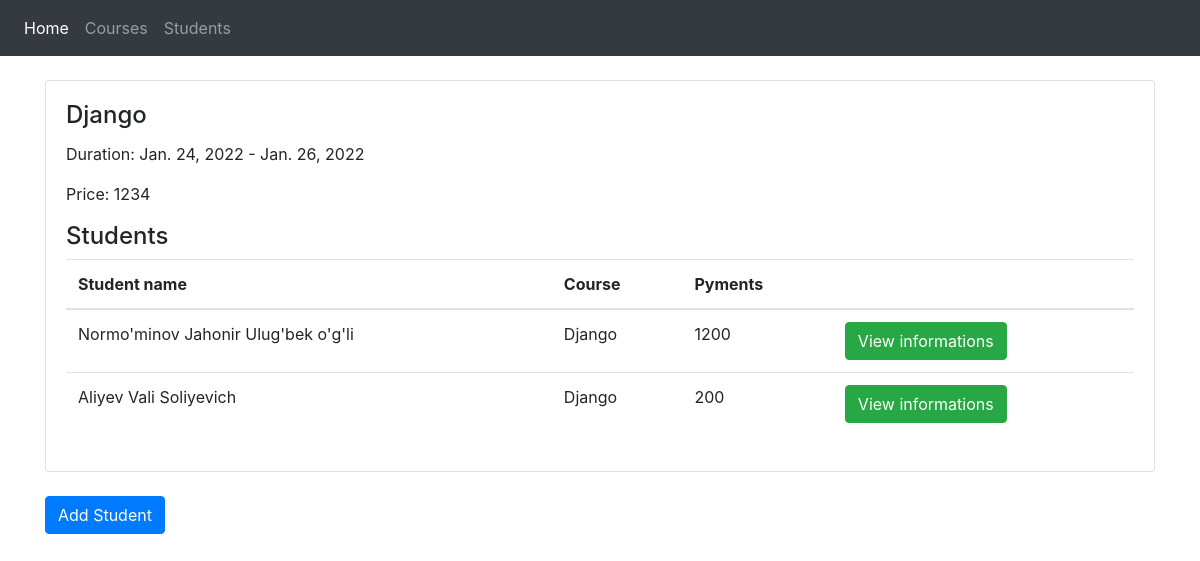
/course/2, run on the app's committed database.
### academybot/models.py (models this page shows, shortened)
class Courses(models.Model):
    course_name = models.CharField(max_length=250, null=True)
    course_price = models.IntegerField()
    begin_date = models.DateField(auto_now_add=False)
    end_date = models.DateField(auto_now_add=False)
    activity = models.BooleanField(default=True)
    def __str__(self):
        return self.course_name

class Student(models.Model):
    full_name = models.CharField(max_length=100, null=True)
    course = models.ForeignKey(Courses, on_delete=models.CASCADE)
    total_payment = models.IntegerField(default=0)

### academybot/views.py (the view)
# urls.py: path('course/<int:pk>', course_info, name='course_info'),
def course_info(request, pk):
    course = Courses.objects.get(id=pk)
    students = Student.objects.filter(course_id=pk)
    context = {
        'course': course,
        'students': students
    }
    return render(request, 'academybot/course_info.html', context)

### academybot/templates/academybot/course_info.html
{% extends 'main.html' %}
{% load  static %}
{% block content %}
<div class="card">
    <div class="card-body">
        <h4 class="card-title">{{ course.course_name }}</h4>
        <p class="card-text">Duration: {{ course.begin_date }} - {{ course.end_date }}</p>
        <p class="card-text">Price: {{ course.course_price }}</p>
        <h4>Students</h4>
        <table class="table table-hover">
            <thead>
            <tr>
                <th scope="col">Student name</th>
                <th scope="col">Course</th>
                <th scope="col">Pyments</th>
                <th scope="col"></th>
            </tr>
            </thead>
            <tbody>
            {% for student in students %}
                <tr>
                    <td>{{ student.full_name }}</td>
                    <td>{{ student.course }}</td>
                    <td>{{ student.total_payment }}</td>
                    <td><a href="{% url 'academybot:student_info' student.id %}" class="btn btn-success">View
                        informations</a></td>
                </tr>
            {% endfor %}
            </tbody>
        </table>
    </div>
</div><br>
<a href="{% url 'academybot:students_add' %}" class="btn btn-primary">Add Student</a>
{% endblock content %}

### academybot/templates/main.html (shortened to what this page needs)
<!DOCTYPE html>
{% load static %}
<html lang="en">
<head>
    <link rel="stylesheet" href="https://maxcdn.bootstrapcdn.com/bootstrap/4.0.0/css/bootstrap.min.css">
</head>
<body>
<nav class="navbar navbar-expand-sm bg-dark navbar-dark">
    <ul class="navbar-nav">
        <li class="nav-item active">
            <a class="nav-link" href="{% url 'academybot:home' %}">Home</a>
        </li>
        <li class="nav-item">
            <a class="nav-link" href="{% url 'academybot:courses' %}">Courses</a>
        </li>
        <li class="nav-item">
            <a class="nav-link" href="{% url 'academybot:students' %}">Students</a>
        </li>
    </ul>
</nav>
<br>
<div class="container">
    {% block content %}{% endblock content %}
</div>
</body>
</html>

### data on the page
Courses: course_name "Django", begin_date "Jan. 24, 2022", end_date "Jan. 26, 2022", course_price "1234"
Student: full_name "Normo'minov Jahonir Ulug'bek o'g'li", course "Django", total_payment "1200"
Student: full_name "Aliyev Vali Soliyevich", course "Django", total_payment "200"
